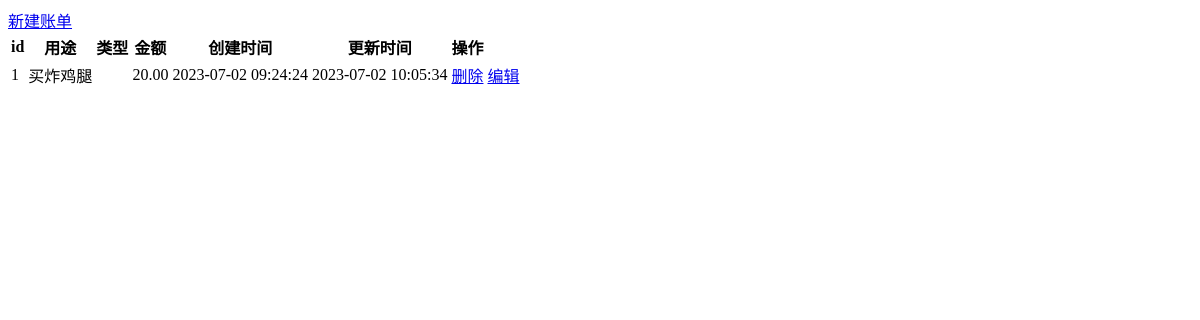
The app's page /, older data.
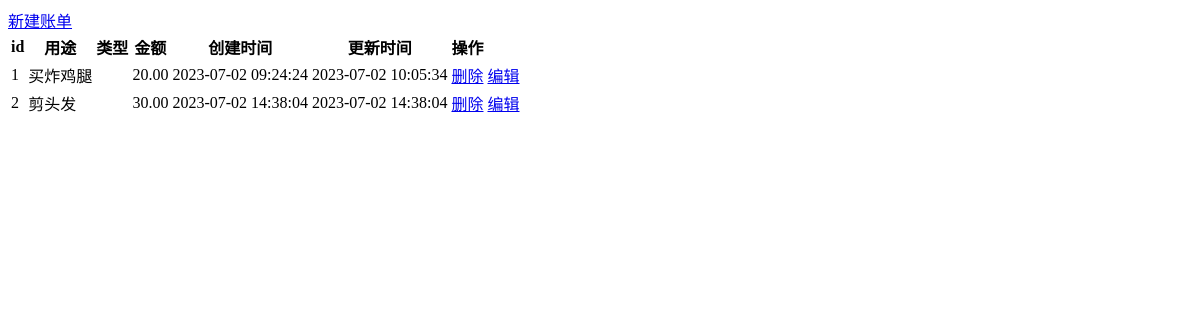
The same page, newer data.
### app/models.py (models this page shows, shortened)
class Statement(models.Model):
    CHOICES = [
        (0, '收入'),
        (1, '支出')
    ]
    id = models.AutoField(primary_key=True)
    usage = models.CharField(max_length=100)
    type = models.IntegerField(choices=CHOICES)
    amount = models.DecimalField(max_digits=10, decimal_places=2, validators=[MinValueValidator(1)])
    ctime = models.DateTimeField(auto_now_add=True)
    mtime = models.DateTimeField(auto_now=True)

### app/views.py (the view)
# urls.py: path('', views.index, name='index'),
def index(request):
    list = Statement.objects.all()
    return render(request, 'index.html', {'list': list})

### app/templates/index.html
<div><a href="{% url 'save' %}">新建账单</a></div>
<table>
    <thead>
    <tr>
        <th>id</th>
        <th>用途</th>
        <th>类型</th>
        <th>金额</th>
        <th>创建时间</th>
        <th>更新时间</th>
        <th>操作</th>
    </tr>
    </thead>
    <tbody>
    {% for model in list %}
    <tr>
        <td>{{ model.id }}</td>
        <td>{{ model.usage }}</td>
        <td>{{ model.type_str }}</td>
        <td>{{ model.amount }}</td>
        <td>{{ model.ctime|date:'Y-m-d' }} {{ model.ctime|time:'H:i:s' }}</td>
        <td>{{ model.mtime|date:'Y-m-d' }} {{ model.mtime|time:'H:i:s' }}</td>
        <td>
            <a href="{% url 'delete' model.id %}">删除</a>
        </td>
        <td>
            <a href="{% url 'save' model.id %}">编辑</a>
        </td>
    </tr>
    {% empty %}
    暂无数据
    {% endfor %}
    </tbody>
</table>

Row changes from the older to the newer data that the page shows:
added Statement: id "2", usage "剪头发", amount "30.00", ctime "2023-07-02", ctime "14:38:04", mtime "2023-07-02", mtime "14:38:04"
